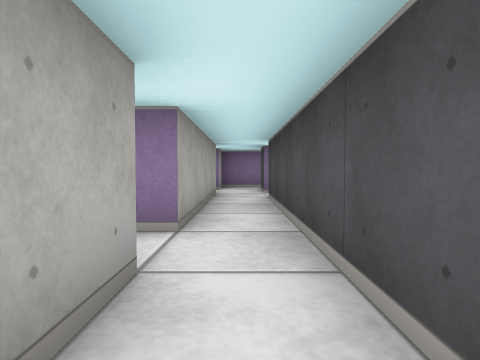
view 1 (above)

16 first-person views from a walk through a cub3D level. The camera is about half as high as the walls, tilts 2° down and sees 75° across. The floor is counted in squares. Each view is taken from the middle of a square. On the plan, view 1 faces up. The plan holds only what a view shows up to about 9 squares ahead; the rest is blank. The place goes on beyond the plan.

view 2
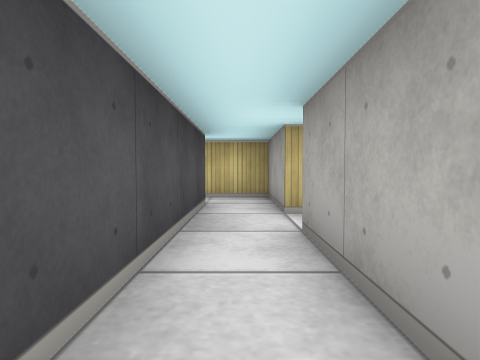

view 3
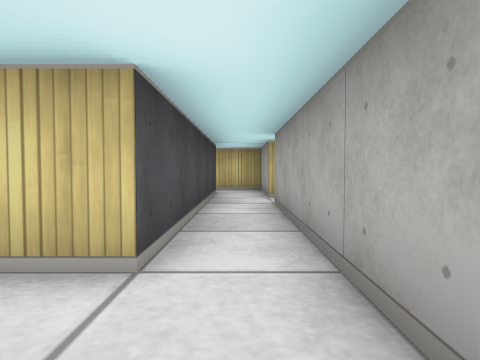

view 4
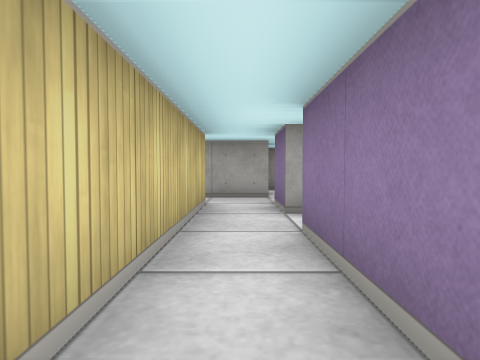

view 5
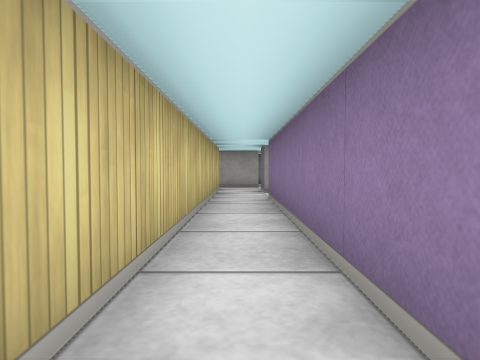

view 6
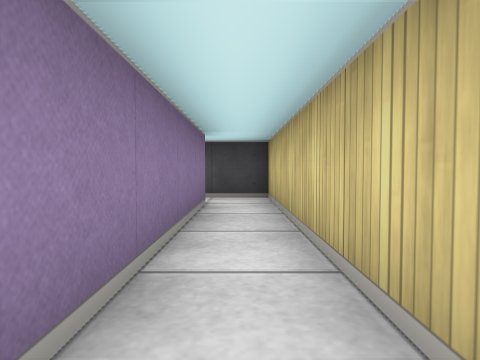

view 7
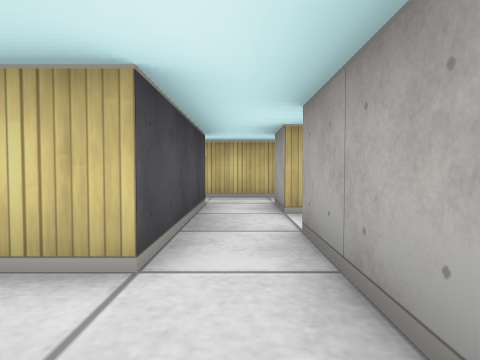

view 8
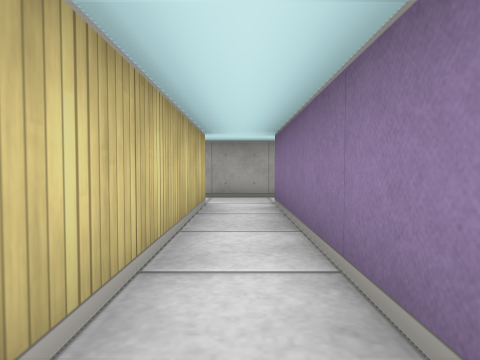

view 9
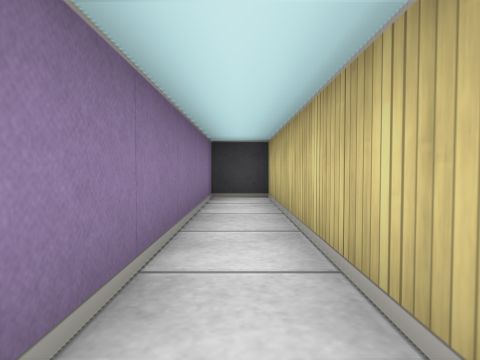

view 10
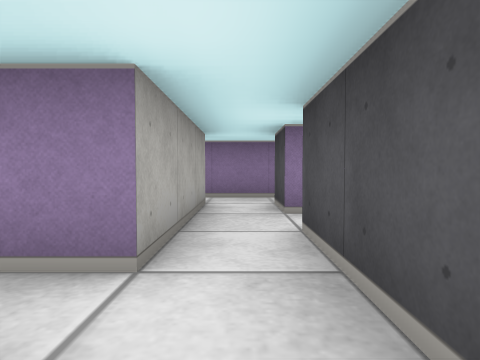

view 11
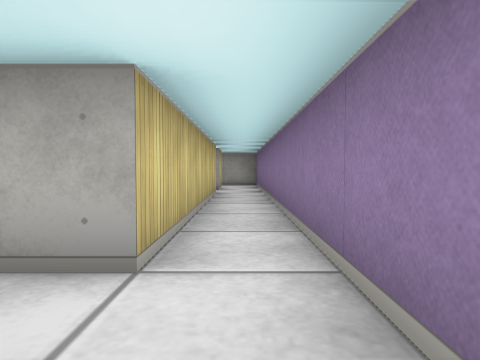

view 12
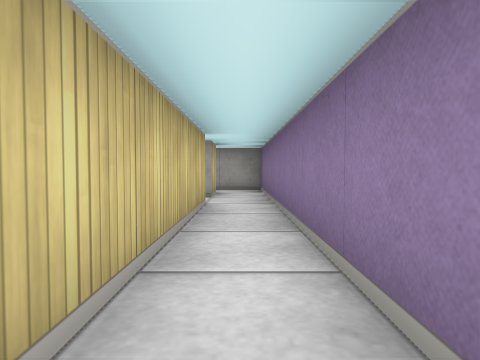

view 13
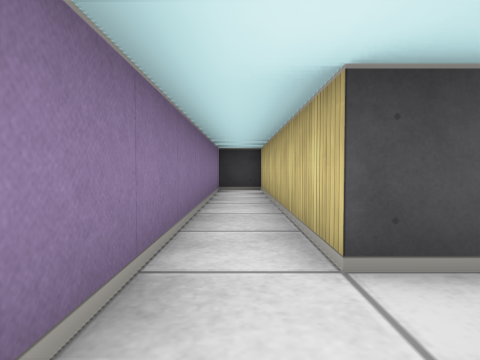

view 14
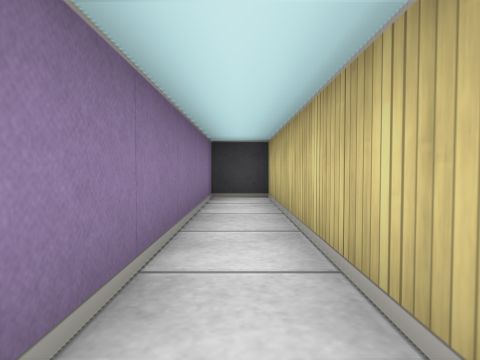

view 15
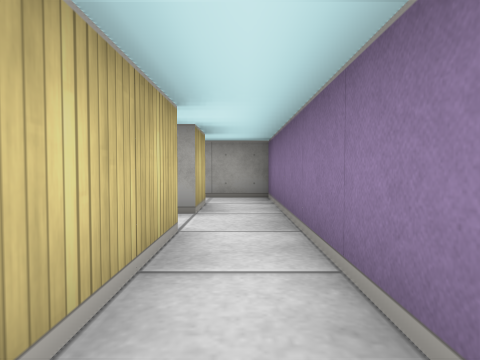

view 16
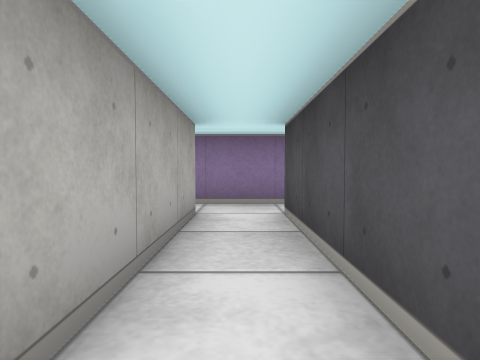

### Floor plan
Points are (right, up) in squares from view 1. A wall is a line through its corners. A room is listed if a view was taken in it or the views show most of it. See-through windows are left out.
Room 1 (view 1)
walls: (-0.5, 1.5) (-0.5, -0.5) (0.6, -0.5); (0.5, 0.5) (0.5, 1.5)
ways out: opening at (0, 1) to room 2; opening at (1, 0)
Room 2 (view 2)
walls: (0.5, 1.5) (0.5, 5.5); (-0.5, 5.4) (-0.5, 2.5) (-0.9, 2.5)
ways out: opening at (0, 1) to room 1; opening at (0, 5) to room 3; opening at (-1, 2)
Room 3 (views 3, 4, 5, 6, 10)
walls: (1.5, 7.5) (1.5, 6.5) (0.5, 6.5) (0.5, 7.5); (0.5, 5.5) (8.5, 5.5) (8.5, 6.6); (-0.5, 6.6) (-0.5, 5.4); (1.5, 9.5) (1.5, 8.5) (-0.5, 8.5) (-0.5, 7.5); (7.5, 6.5) (2.5, 6.5) (2.5, 9.5)
ways out: opening at (0, 5) to room 2; opening at (2, 9) to room 4; opening at (8, 7)
Room 4 (views 7, 8, 9)
walls: (2.5, 9.5) (8.5, 9.5) (8.5, 10.5) (2.5, 10.5) (2.5, 11.5); (1.5, 11.5) (1.5, 9.5)
ways out: opening at (2, 9) to room 3; opening at (2, 11) to room 5
Room 5 (views 11, 12, 13, 14, 15)
walls: (2.5, 11.5) (8.5, 11.5) (8.5, 12.5) (-5.5, 12.5); (-3.5, 11.5) (1.5, 11.5); (-5.5, 11.5) (-4.5, 11.5)
ways out: opening at (2, 11) to room 4; opening at (-4, 11) to room 6; opening at (-5, 12) to room 7
Room 6 (view 16)
walls: (-3.5, 8.6) (-3.5, 11.5); (-4.5, 11.5) (-4.5, 8.6)
ways out: opening at (-4, 11) to room 5
Room 7 (no view inside)
walls: (-5.5, 12.5) (-6.5, 12.5) (-6.5, 11.4)
ways out: opening at (-5, 12) to room 5; opening at (-6, 11)

Positions as (right, up) in squares from view 1, and headings:
1: (0, 0), facing up
2: (0, 5), facing down
3: (0, 7), facing down
4: (5, 6), facing left
5: (8, 6), facing left
6: (3, 6), facing right
7: (2, 11), facing down
8: (7, 10), facing left
9: (3, 10), facing right
10: (2, 7), facing up
11: (3, 12), facing left
12: (1, 12), facing left
13: (1, 12), facing right
14: (3, 12), facing right
15: (-1, 12), facing left
16: (-4, 8), facing up
